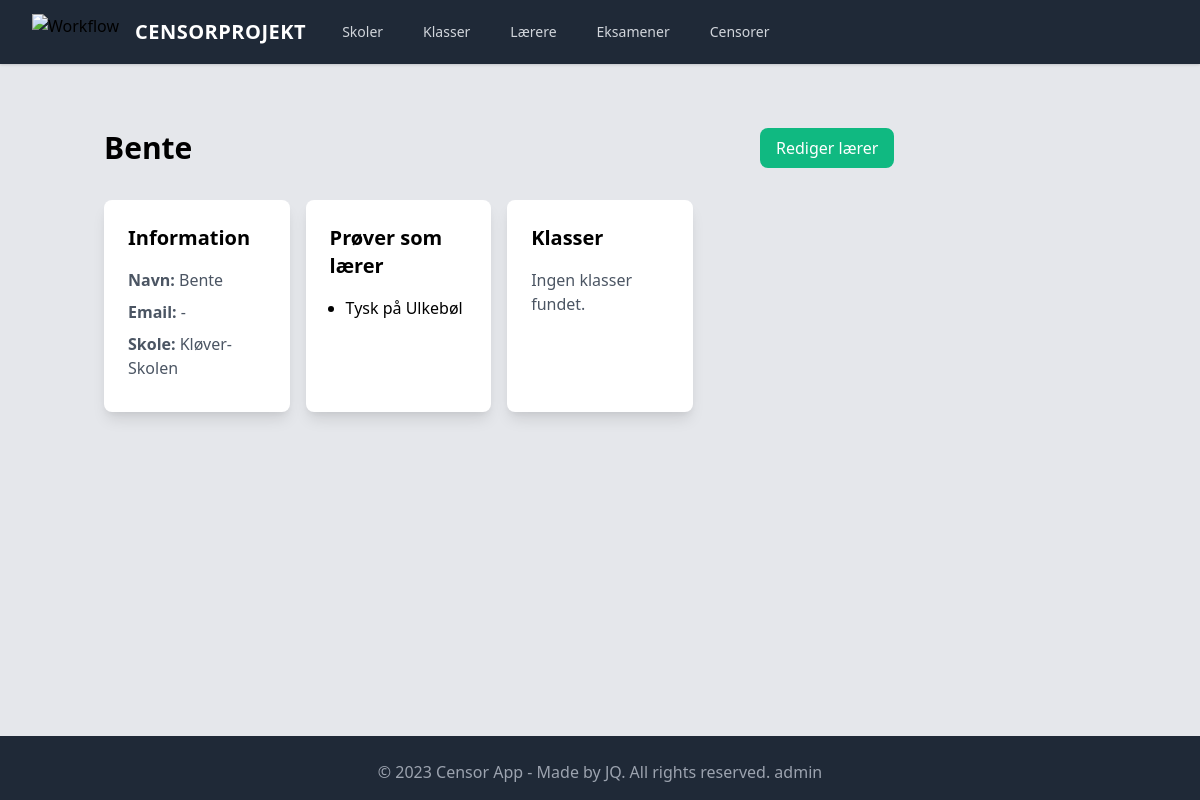
Before: /lærer/1/ with the older database file.
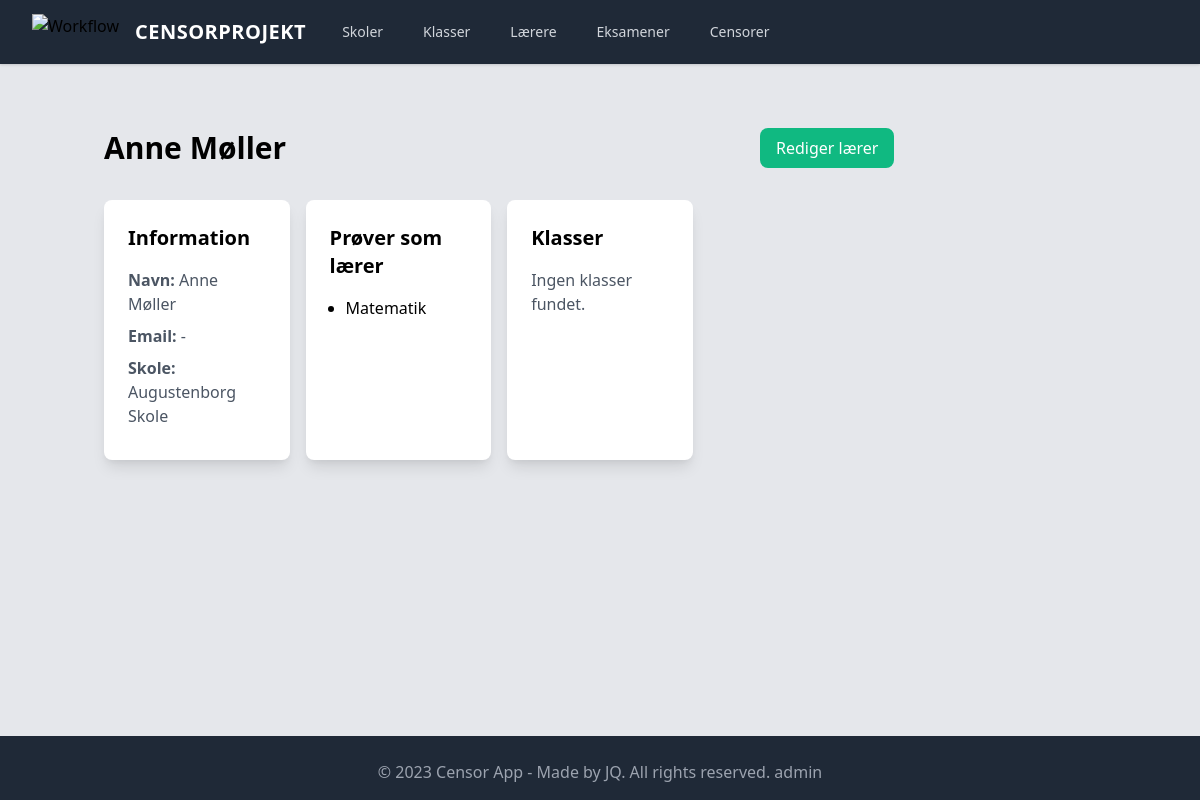
After: the same page with the newer database file.
### censor_app/models.py (models this page shows, shortened)
class Lærer(models.Model):
    navn = models.CharField(max_length=200)
    email = models.EmailField(blank=True, null=True)
    skole = models.ForeignKey(
        Skole,
        on_delete=models.CASCADE,
        related_name="personale",
        blank=True,
        null=True,
    )
    class Meta:
        verbose_name_plural = "Lærere"

class Skole(models.Model):
    navn = models.CharField(max_length=200)
    adresse = models.CharField(max_length=200)
    def __str__(self):
        return self.navn
    class Meta:
        verbose_name_plural = "Skoler"

class Eksamen(models.Model):
    navn = models.CharField(max_length=200)  # fag
    dato = models.DateField(blank=True, null=True, default=timezone.now)
    skole = models.ForeignKey(
        Skole, blank=True, null=True, on_delete=models.CASCADE, related_name="eksamener"
    )
    skoleklasse = models.ForeignKey(
        Skoleklasse, blank=True, null=True, on_delete=models.CASCADE
    )
    lærer = models.ForeignKey(Lærer, on_delete=models.SET_NULL, blank=True, null=True)
    censor = models.ForeignKey(Censor, on_delete=models.SET_NULL, blank=True, null=True)
    class Meta:
        verbose_name_plural = "Eksamener"

### censor_app/views.py (called while the page is built)
    def get_context_data(self, **kwargs):
        context = super(LærerDetail, self).get_context_data(**kwargs)
        context["eksamener"] = Eksamen.objects.filter(lærer=self.object)
        context["skoleklasser"] = Skoleklasse.objects.filter(lærere=self.object)
        return context

### templates/censor_app/lærer_detail.html
{% extends 'censor_app/base.html' %} {% block content %}
<div class="flex justify-between items-center mb-8">
  <h1 class="text-3xl font-bold">{{ lærer.navn }}</h1>
  <a
    href="{% url 'lærer_update' lærer.pk %}"
    class="bg-green-500 text-white px-4 py-2 rounded-lg"
    >Rediger lærer</a
  >
</div>
<div
  class="grid grid-cols-1 sm:grid-cols-2 md:grid-cols-3 lg:grid-cols-4 gap-4 mb-40"
>
  <div class="bg-white shadow-lg rounded-lg p-6">
    <h2 class="text-xl font-semibold mb-4">Information</h2>
    <p class="text-gray-600 mb-2"><strong>Navn:</strong> {{ lærer.navn }}</p>
    <p class="text-gray-600 mb-2">
      <strong>Email:</strong> {{ lærer.email|default:"-" }}
    </p>
    <p class="text-gray-600 mb-2"><strong>Skole:</strong> {{ lærer.skole }}</p>
  </div>
  <div class="bg-white shadow-lg rounded-lg p-6">
    <h2 class="text-xl font-semibold mb-4">Prøver som lærer</h2>
    {% if eksamener %}
    <ul class="list-disc ml-4">
      {% for eksamen in eksamener %}
      <li>{{ eksamen.navn }}</li>
      {% endfor %}
    </ul>
    {% else %}
    <p class="text-gray-600">Ingen prøver fundet.</p>
    {% endif %}
  </div>
  <div class="bg-white shadow-lg rounded-lg p-6">
    <h2 class="text-xl font-semibold mb-4">Klasser</h2>
    {% if skoleklasser %}
    <ul class="list-disc ml-4">
      {% for skoleklasse in skoleklasser %}
      <li>
        <a href="{% url 'skoleklasse_detail' skoleklasse.id %}"
          >{{ skoleklasse.navn }}</a
        >
      </li>
      {% endfor %}
    </ul>
    {% else %}
    <p class="text-gray-600">Ingen klasser fundet.</p>
    {% endif %}
  </div>
</div>
{% endblock %}

Changed rows visible on the page:
no longer on this page (row edited): Eksamen: navn "Tysk på Ulkebøl"
changed Lærer: navn "Bente" → "Anne Møller"; skole "Kløver-Skolen" → "Augustenborg Skole"
now on this page (row edited): Eksamen: navn "Matematik"
